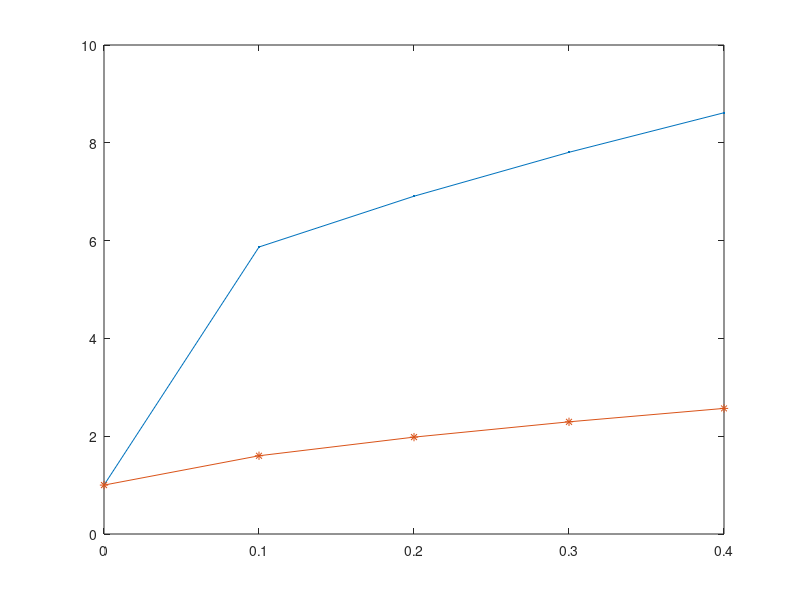

MATLAB code to generate this figure:
% Second Project Runge-Kutta 3
% where h=0.1


%-initialization----------------------------
intmin = 0;
intmax = pi;
numnodes = 5;
f=@(t,x) ((sin(t)+6)./x);
inival = 1;
h = 0.1;
t = zeros (1,numnodes);
x = zeros (1,numnodes);
X = zeros (1,numnodes);
t(1) = intmin;
x(1) = inival;
X(1) = inival;
%algorithm----------------------------------
for i = 2:numnodes
    t(i) = t(i-1)+h;
    k1 = f(t(i-1),x(i-1)); 
    k2 = f(t(i-1)+h/2,x(i-1)+(h/2)*k1);
    k3 = f(t(i-1)+h/2, x(i-1)+(h/2)*k2);
    k4 = f(t(i-1)+h, x(i-1)+h*k3);
    x(i) = x(i-1)+(1/6)*(k1+(2*k2)+(2*k3)+k4);
    X(i) = X(i-1)+h*f(t(i-1),X(i-1));
end
%-plot the numerical function---------------
figure
plot (t,x,'.-',t,X,'-*')